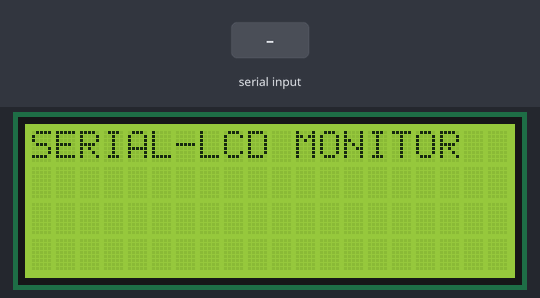
This sketch was run on a simulated Arduino Uno, built with avr-gcc and run on an emulated ATmega328P. Shown: 20×4 character LCD. Inputs (shaded band) come from the test bench.

Above: at 0.1 s.
3.3 s: "1\n" received over Serial
At 3.6 s:
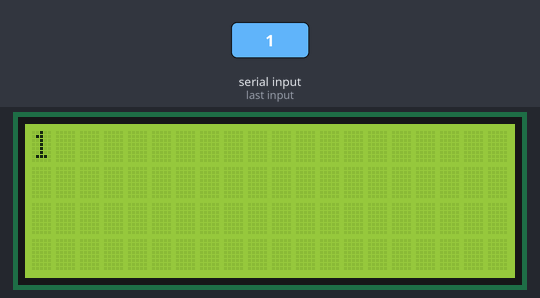
4.8 s: "0\n" received over Serial
At 5.9 s:
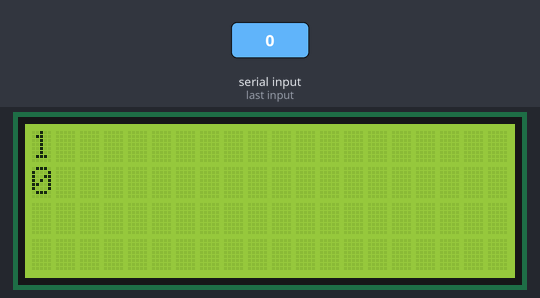
Timing chart, 0 to 7.8 s (numbered marks = the images above; inputs shaded):
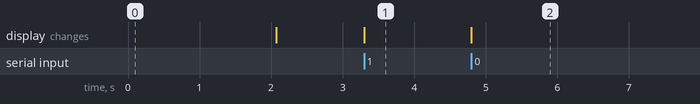

The sketch:

Serial_lcd_test.ino
```cpp
#include <LiquidCrystal.h>
LiquidCrystal lcd(19,18,17,16,15,14);
int col = 0,row=0;
void setup() {
  // put your setup code here, to run once:
Serial.begin(9600);
lcd.begin(20,4);
lcd.clear();
lcd.print("SERIAL-LCD MONITOR");delay(2000);lcd.clear();
lcd.setCursor(0,0);
}

void loop() {
  // put your main code here, to run repeatedly:
if (Serial.available()>0)
{
  char a = Serial.read();
  if ((a == '\r')|| (a == '\n'))
  {
    row++; col = 0;
    if (row == 4)
    {
      row = 0; lcd.clear();
    }
    lcd.setCursor(col,row);
  }
  else
  {
    lcd.write(a);
    col++;
    if ((col == 20)&&(row !=3))
    {
      row++;col=0;
    }
    else if (row == 3)
    {
      row = 0; lcd.clear();
    }
  }
}
}
```

Measured:
- after the input at 3.3 s, the display: changes at once (image 1)
- after the input at 4.8 s, the display: changes at once (image 2)
